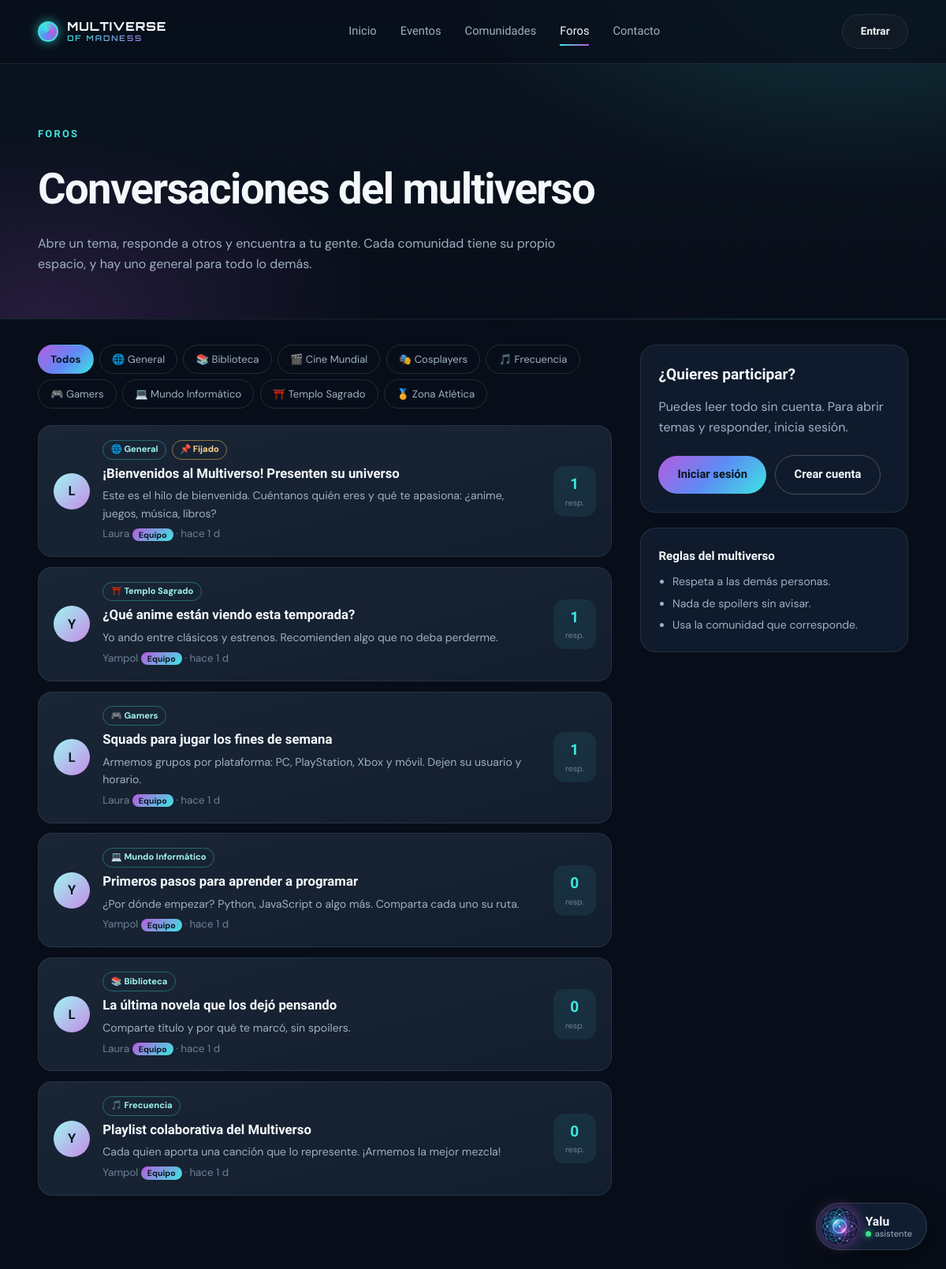
Page /php/foros.php on the committed database.
### tables this page shows
CREATE TABLE `comunidades` (
  `id` int(11) NOT NULL,
  `slug` varchar(50) NOT NULL,
  `nombre` varchar(80) NOT NULL,
  `titulo` varchar(120) NOT NULL,
  `simbolo` varchar(10) NOT NULL DEFAULT '✦',
  `texto_union` varchar(255) NOT NULL,
  `imagen` varchar(80) NOT NULL,
  `descripcion` text NOT NULL,
  `descripcion2` text NOT NULL,
  `miembros` int(11) NOT NULL DEFAULT 0,
  `fecha_creacion` date NOT NULL,
  `categoria` varchar(50) NOT NULL,
  `sobre` text NOT NULL,
  `fans` varchar(120) NOT NULL
);

CREATE TABLE `foro_hilos` (
  `id` int(11) NOT NULL,
  `comunidad_id` int(11) DEFAULT NULL,
  `usuario_id` int(11) NOT NULL,
  `titulo` varchar(150) NOT NULL,
  `contenido` text NOT NULL,
  `fijado` tinyint(1) NOT NULL DEFAULT 0,
  `fecha` timestamp NOT NULL DEFAULT current_timestamp(),
  `ultima_actividad` timestamp NOT NULL DEFAULT current_timestamp()
);

CREATE TABLE `usuarios` (
  `id` int(11) NOT NULL,
  `nombre` varchar(80) NOT NULL,
  `correo` varchar(120) NOT NULL,
  `password_hash` varchar(255) NOT NULL,
  `rol` enum('usuario','moderador','admin') NOT NULL DEFAULT 'usuario',
  `fecha_registro` timestamp NOT NULL DEFAULT current_timestamp()
);

### php/helpers.php (called while the page is built, shortened)
<?php
function e($t) { return htmlspecialchars((string) $t, ENT_QUOTES, 'UTF-8'); }
function q_all($c, $sql, $types = '', $params = []) {
    $st = mysqli_prepare($c, $sql);
    if (!mysqli_stmt_execute($st)) return [];
    $r = mysqli_stmt_get_result($st);
    return $r ? mysqli_fetch_all($r, MYSQLI_ASSOC) : [];
}
function hace($fecha) {
    $t = strtotime((string) $fecha);
    $d = time() - $t;
    if ($d < 2592000) return 'hace ' . floor($d / 86400) . ' d';
    return date('d/m/Y', $t);
}
function inicial($nombre) {
    $n = trim((string) $nombre);
    return $n === '' ? '?' : mb_strtoupper(mb_substr($n, 0, 1, 'UTF-8'), 'UTF-8');
}

### php/foros.php (the view, shortened to what this page needs)
<?php
require_once __DIR__ . '/helpers.php';
require_once __DIR__ . '/conexion.php';
$uid   = (int) ($_SESSION['id_usuario'] ?? 0);
$comunidades = q_all($conexion, "SELECT id, slug, nombre, simbolo FROM comunidades ORDER BY nombre");
$hiloId = (int) ($_GET['hilo'] ?? 0);
$hilo = null; $respuestas = []; $lista = []; $filtro = $_GET['c'] ?? '';
if ($hiloId) {
    $hilo = q_one($conexion,
        "SELECT h.*, u.nombre AS autor, u.rol AS autor_rol, c.nombre AS com_nombre, c.simbolo, c.slug
         FROM foro_hilos h JOIN usuarios u ON u.id = h.usuario_id LEFT JOIN comunidades c ON c.id = h.comunidad_id WHERE h.id = ?", 'i', [$hiloId]);
    if ($hilo) {
        $respuestas = q_all($conexion,
            "SELECT r.id, r.contenido, r.fecha, r.usuario_id, u.nombre AS autor, u.rol AS autor_rol
             FROM foro_respuestas r JOIN usuarios u ON u.id = r.usuario_id WHERE r.hilo_id = ? ORDER BY r.fecha, r.id", 'i', [$hiloId]);
    }
} else {
    $sql = "SELECT h.id, h.titulo, h.contenido, h.fijado, h.ultima_actividad, u.nombre AS autor, u.rol AS autor_rol,
                   c.nombre AS com_nombre, c.simbolo, c.slug,
                   (SELECT COUNT(*) FROM foro_respuestas r WHERE r.hilo_id = h.id) AS respuestas
            FROM foro_hilos h JOIN usuarios u ON u.id = h.usuario_id LEFT JOIN comunidades c ON c.id = h.comunidad_id";
    $tipos = ''; $par = [];
    $sql .= " ORDER BY h.fijado DESC, h.ultima_actividad DESC LIMIT 40";
    $lista = q_all($conexion, $sql, $tipos, $par);
}
function chip_rol($rol) {
    if ($rol === 'admin') return '<span class="foro-rol foro-rol--admin">Equipo</span>';
    return '';
}
?>
<!DOCTYPE html>
<html lang="es">
<head>
<link rel="stylesheet" href="../css/style.css">
<link rel="stylesheet" href="../css/foros.css">
<link rel="stylesheet" href="../css/nav-movil.css">
<link rel="stylesheet" href="../css/yalu.css">
</head>
<body>
<header class="navbar">
  <div class="navbar__inner">
    <a href="../index.html" class="navbar__logo">
      <span class="navbar__logo-ring" aria-hidden="true"></span>
      <span class="navbar__logo-text">MULTIVERSE<span class="navbar__logo-accent">OF MADNESS</span></span>
    </a>
    <nav class="navbar__nav" aria-label="Navegación principal">
      <a href="../index.html" class="navbar__link">Inicio</a>
      <a href="../html/eventos.html" class="navbar__link">Eventos</a>
      <a href="../html/comunidad.html" class="navbar__link">Comunidades</a>
      <a href="foros.php" class="navbar__link is-active">Foros</a>
      <a href="../html/contacto.html" class="navbar__link">Contacto</a>
    </nav>
    <?php if ($uid): ?>
      <span class="foro-user"><span class="foro-av"><?= e(inicial($_SESSION['nombre'] ?? '')) ?></span><?= e($_SESSION['nombre'] ?? '') ?> · <a href="cerrar.php">Salir</a></span>
    <?php else: ?>
      <a href="../login.html" class="btn btn--ghost btn--small navbar__cta">Entrar</a>
    <?php endif; ?>
  </div>
</header>
<main class="foro">
<?php if ($hiloId && !$hilo): ?>
  <div class="foro-wrap">
    <div class="foro-vacio"><h1>Ese tema no existe</h1><p>Puede que lo hayan eliminado.</p><a class="foro-btn" href="foros.php">Volver a los foros</a></div>
  </div>
<?php else: ?>
  <section class="foro-hero">
    <div class="foro-wrap">
      <p class="eyebrow">Foros</p>
      <h1>Conversaciones del multiverso</h1>
      <p class="foro-lead">Abre un tema, responde a otros y encuentra a tu gente. Cada comunidad tiene su propio espacio, y hay uno general para todo lo demás.</p>
    </div>
  </section>
  <div class="foro-wrap foro-layout">
    <div>
      <div class="foro-filtros" role="group" aria-label="Filtrar por comunidad">
        <a href="foros.php" class="<?= $filtro === '' ? 'is-on' : '' ?>">Todos</a>
        <a href="foros.php?c=general" class="<?= $filtro === 'general' ? 'is-on' : '' ?>">🌐 General</a>
        <?php foreach ($comunidades as $c): ?>
          <a href="foros.php?c=<?= e($c['slug']) ?>" class="<?= $filtro === $c['slug'] ? 'is-on' : '' ?>"><?= e($c['simbolo'] . ' ' . $c['nombre']) ?></a>
        <?php endforeach; ?>
      </div>
      <?php foreach ($lista as $h): ?>
        <a class="foro-item" href="foros.php?hilo=<?= (int) $h['id'] ?>">
          <span class="foro-av foro-av--lg"><?= e(inicial($h['autor'])) ?></span>
          <span class="foro-item__main">
            <span class="foro-tags">
              <span class="foro-tag"><?= $h['com_nombre'] ? e($h['simbolo'] . ' ' . $h['com_nombre']) : '🌐 General' ?></span>
              <?php if ($h['fijado']): ?><span class="foro-tag foro-tag--fijo">📌 Fijado</span><?php endif; ?>
            </span>
            <strong class="foro-item__t"><?= e($h['titulo']) ?></strong>
            <span class="foro-item__x"><?= e(mb_substr($h['contenido'], 0, 120)) ?><?= mb_strlen($h['contenido']) > 120 ? '…' : '' ?></span>
            <small><?= e($h['autor']) ?> <?= chip_rol($h['autor_rol']) ?> · <?= e(hace($h['ultima_actividad'])) ?></small>
          </span>
          <span class="foro-item__n"><b><?= (int) $h['respuestas'] ?></b><small>resp.</small></span>
        </a>
      <?php endforeach; ?>
    </div>
    <aside class="foro-side">
      <?php if ($uid): ?>
        <form method="post" class="foro-form foro-form--lado" id="nuevo">
          <h2>Nuevo tema</h2>
          <input type="hidden" name="csrf" value="<?= e(csrf()) ?>">
          <input type="hidden" name="accion" value="nuevo_hilo">
          <label for="com">Dónde publicar</label>
          <select id="com" name="comunidad_id">
            <option value="0">🌐 General</option>
            <?php foreach ($comunidades as $c): ?>
              <option value="<?= (int) $c['id'] ?>"<?= $filtro === $c['slug'] ? ' selected' : '' ?>><?= e($c['simbolo'] . ' ' . $c['nombre']) ?></option>
            <?php endforeach; ?>
          </select>
          <label for="tit">Título</label>
          <input id="tit" name="titulo" type="text" maxlength="150" required placeholder="¿De qué quieres hablar?">
          <label for="cont">Mensaje</label>
          <textarea id="cont" name="contenido" rows="5" maxlength="5000" required placeholder="Cuéntanos más…"></textarea>
          <button class="foro-btn" type="submit">Publicar tema</button>
        </form>
      <?php else: ?>
        <div class="foro-login foro-login--lado">
          <h2>¿Quieres participar?</h2>
          <p>Puedes leer todo sin cuenta. Para abrir temas y responder, inicia sesión.</p>
          <a class="foro-btn" href="../login.html">Iniciar sesión</a>
          <a class="foro-btn foro-btn--sec" href="../unete.html">Crear cuenta</a>
        </div>
      <?php endif; ?>
      <div class="foro-reglas">
        <h3>Reglas del multiverso</h3>
        <ul><li>Respeta a las demás personas.</li><li>Nada de spoilers sin avisar.</li><li>Usa la comunidad que corresponde.</li></ul>
      </div>
    </aside>
  </div>
<?php endif; ?>
</main>
</body>
</html>

### css/style.css (style rules this page uses)
:root { --bg-void: #070E19; --bg-deep: #0B1521; --bg-panel: #111E31; --purple: #B65BDE; --purple-deep: #8E3DB8; --blue: #5E8BF5; --cyan: #3DE6E1; --white: #F4F8FB; --gradient-portal: linear-gradient(135deg, var(--purple) 0%, var(--blue) 50%, var(--cyan) 100%); --gradient-text: linear-gradient(90deg, var(--cyan), var(--purple)); --gradient-glow: radial-gradient(circle, rgba(182,91,222,0.35) 0%, rgba(94,139,245,0.15) 45%, transparent 70%); --text-main: #F4F8FB; --text-muted: #9FB0C3; --text-faint: #6F8197; --font-display: 'Orbitron', 'Segoe UI', sans-serif; --font-heading: 'Sora', 'Segoe UI', sans-serif; --font-body: 'DM Sans', 'Segoe UI', sans-serif; --border-soft: 1px solid rgba(255,255,255,0.08); --border-glow: 1px solid rgba(182,91,222,0.4); --radius-sm: 10px; --radius-md: 18px; --radius-lg: 28px; --shadow-purple: 0 0 40px rgba(182,91,222,0.35); --shadow-cyan: 0 0 40px rgba(61,230,225,0.25); --shadow-soft: 0 20px 60px rgba(0,0,0,0.45); --ease: cubic-bezier(0.22, 1, 0.36, 1); --t-fast: 0.25s var(--ease); --t-med: 0.45s var(--ease); --t-slow: 0.8s var(--ease); --section-pad: clamp(4rem, 9vw, 8rem); --container-w: 1240px; }
*, *::before, *::after { box-sizing: border-box; margin: 0; padding: 0; }
html { scroll-behavior: smooth; font-size: 100%; }
body { background: var(--bg-void); color: var(--text-main); font-family: var(--font-body); line-height: 1.6; overflow-x: hidden; -webkit-font-smoothing: antialiased; }
a { color: inherit; text-decoration: none; }
ul { list-style: none; }
section { position: relative; padding-block: var(--section-pad); }
.eyebrow { display: inline-block; font-family: var(--font-heading); font-size: 0.8rem; font-weight: 600; letter-spacing: 0.18em; text-transform: uppercase; color: var(--cyan); margin-bottom: 1rem; }
.btn { display: inline-flex; align-items: center; justify-content: center; gap: 0.5rem; font-family: var(--font-heading); font-weight: 600; font-size: 0.95rem; padding: 0.9rem 1.9rem; border-radius: 999px; border: var(--border-soft); transition: transform var(--t-fast), box-shadow var(--t-fast), background var(--t-fast), border-color var(--t-fast); white-space: nowrap; }
.btn--ghost { background: rgba(255,255,255,0.04); color: var(--text-main); backdrop-filter: blur(12px); }
.btn--small { padding: 0.65rem 1.4rem; font-size: 0.85rem; }
.navbar { position: fixed; top: 0; left: 0; right: 0; z-index: 100; padding: 1.1rem 0; background: rgba(7,14,25,0.72); backdrop-filter: blur(18px); -webkit-backdrop-filter: blur(18px); border-bottom: 1px solid rgba(255,255,255,0.08); transition: padding var(--t-med), background var(--t-med), border-color var(--t-med), box-shadow var(--t-med); }
.navbar__inner { max-width: var(--container-w); margin: 0 auto; padding-inline: clamp(1.5rem, 5vw, 3rem); display: flex; align-items: center; justify-content: space-between; gap: 2rem; }
.navbar__logo { display: flex; align-items: center; gap: 0.7rem; font-family: var(--font-display); font-weight: 800; }
.navbar__logo-ring { width: 26px; height: 26px; border-radius: 50%; border: 2px solid var(--cyan); background: conic-gradient(from 90deg, var(--purple), var(--blue), var(--cyan), var(--purple)); box-shadow: 0 0 14px rgba(61,230,225,0.65); flex-shrink: 0; }
.navbar__logo-text { font-size: 0.95rem; letter-spacing: 0.06em; line-height: 1.1; display: flex; flex-direction: column; }
.navbar__logo-accent { font-size: 0.62rem; font-weight: 600; letter-spacing: 0.2em; background: var(--gradient-text); -webkit-background-clip: text; background-clip: text; color: transparent; }
.navbar__nav { display: flex; align-items: center; gap: clamp(1.2rem, 2.5vw, 2.2rem); }
.navbar__link { position: relative; font-family: var(--font-heading); font-size: 0.92rem; font-weight: 500; color: var(--text-muted); transition: color var(--t-fast); }
.navbar__link::after { content: ''; position: absolute; left: 0; bottom: -6px; width: 0; height: 2px; background: var(--gradient-text); transition: width var(--t-fast); }
.navbar__cta { flex-shrink: 0; }

### css/nav-movil.css (style rules this page uses)
.navbar__link.is-active { color:var(--text-main,#F4F8FB); }
.navbar__link.is-active::after { width:100%; }
.navbar__cta { white-space:nowrap; }

### rows in the picture
comunidades: simbolo+nombre "📚 Biblioteca"
comunidades: simbolo+nombre "🎬 Cine Mundial"
comunidades: simbolo+nombre "🎭 Cosplayers"
comunidades: simbolo+nombre "🎵 Frecuencia"
comunidades: simbolo+nombre "🎮 Gamers"
comunidades: simbolo+nombre "💻 Mundo Informático"
comunidades: simbolo+nombre "⛩️ Templo Sagrado"
comunidades: simbolo+nombre "🏅 Zona Atlética"
foro_hilos: usuario.nombre "L", shows "🌐 General", fijado "📌 Fijado", titulo "¡Bienvenidos al Multiverso! Presenten su universo", contenido "Este es el hilo de bienvenida. Cuéntanos quién eres y qué te apasiona: ¿anime, juegos, música, libros?", usuario.nombre "Laura", ultima_actividad "hace 1 d", respuestas "1"
foro_hilos: usuario.nombre "Y", comunidad.nombre "⛩️ Templo Sagrado", titulo "¿Qué anime están viendo esta temporada?", contenido "Yo ando entre clásicos y estrenos. Recomienden algo que no deba perderme.", usuario.nombre "Yampol", ultima_actividad "hace 1 d", respuestas "1"
foro_hilos: usuario.nombre "L", comunidad.nombre "🎮 Gamers", titulo "Squads para jugar los fines de semana", contenido "Armemos grupos por plataforma: PC, PlayStation, Xbox y móvil. Dejen su usuario y horario.", usuario.nombre "Laura", ultima_actividad "hace 1 d", respuestas "1"
foro_hilos: usuario.nombre "Y", comunidad.nombre "💻 Mundo Informático", titulo "Primeros pasos para aprender a programar", contenido "¿Por dónde empezar? Python, JavaScript o algo más. Comparta cada uno su ruta.", usuario.nombre "Yampol", ultima_actividad "hace 1 d", respuestas "0"
foro_hilos: usuario.nombre "L", comunidad.nombre "📚 Biblioteca", titulo "La última novela que los dejó pensando", contenido "Comparte título y por qué te marcó, sin spoilers.", usuario.nombre "Laura", ultima_actividad "hace 1 d", respuestas "0"
foro_hilos: usuario.nombre "Y", comunidad.nombre "🎵 Frecuencia", titulo "Playlist colaborativa del Multiverso", contenido "Cada quien aporta una canción que lo represente. ¡Armemos la mejor mezcla!", usuario.nombre "Yampol", ultima_actividad "hace 1 d", respuestas "0"
